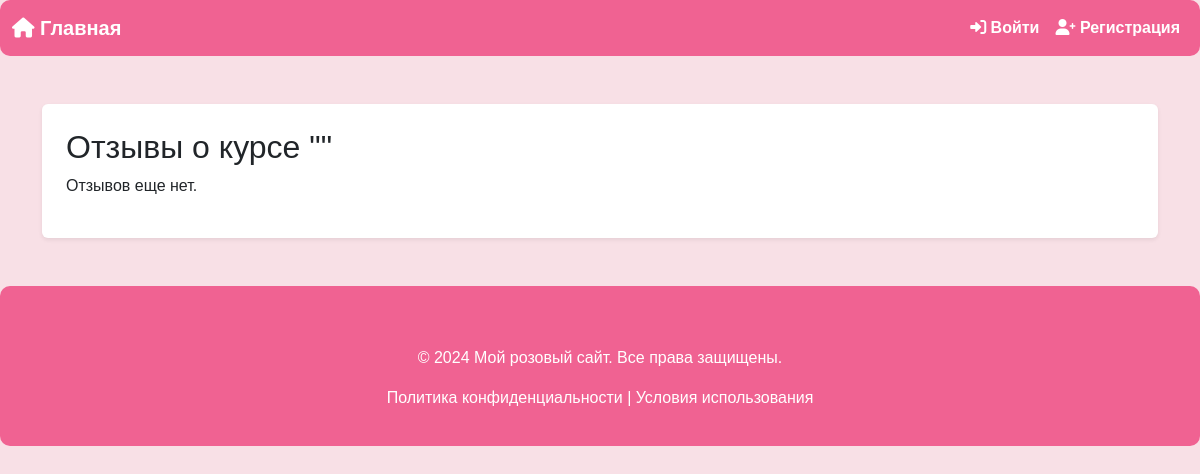
The page /reviews/course/3/ on the database as committed earlier.
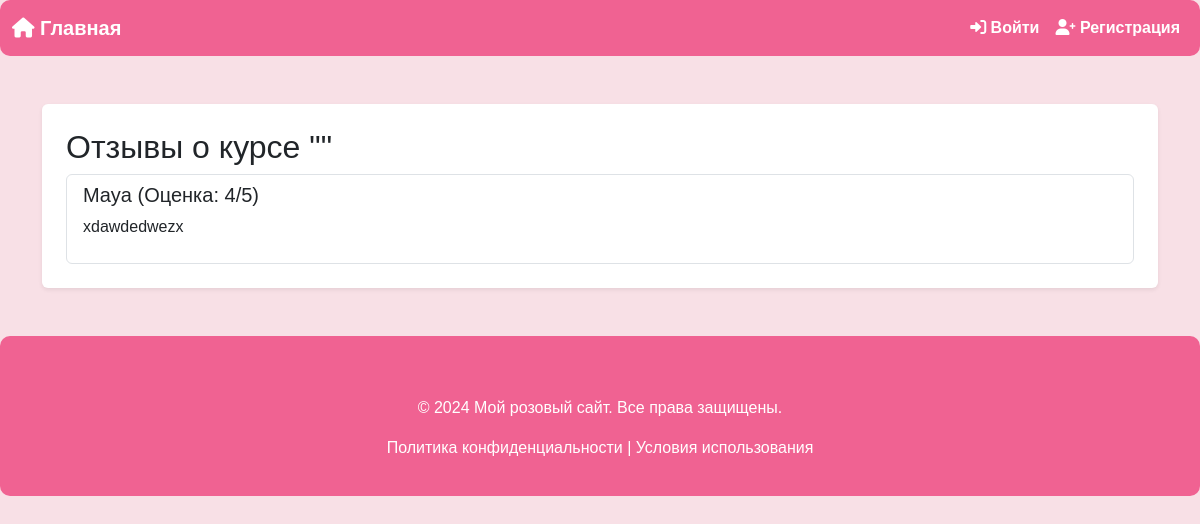
The same page on the database as committed later.
### reviews/models.py (models this page shows, shortened)
class Review(BaseModel):
    course = models.ForeignKey(Course, on_delete=models.CASCADE, related_name='reviews', verbose_name="Курс")
    user = models.ForeignKey(User, on_delete=models.CASCADE, verbose_name="Пользователь")
    rating = models.IntegerField(validators=[MinValueValidator(1), MaxValueValidator(5)], verbose_name="Рейтинг")
    comment = models.TextField(verbose_name="Комментарий")
    class Meta:
        verbose_name = "Отзыв"
        verbose_name_plural = "Отзывы"
        unique_together = ('course', 'user')

### reviews/views.py (the view)
# urls.py: path('course/<int:course_id>/', ReviewListView.as_view(), name="list"),
class ReviewListView(ListView):
    model = Review
    template_name = "reviews/review_list.html"
    context_object_name = "reviews"
    paginate_by = 5
    def get_queryset(self):
        course_id = self.kwargs.get("course_id")
        return Review.objects.filter(course_id=course_id)

### templates/reviews/review_list.html (shortened to what this page needs)
{% extends "base.html" %}
{% block content %}
<h2>Отзывы о курсе "{{ course.title }}"</h2>
{% if reviews %}
    <div class="list-group">
        {% for review in reviews %}
        <div class="list-group-item">
            <h5>{{ review.user.username }} (Оценка: {{ review.rating }}/5)</h5>
            <p>{{ review.comment }}</p>
        </div>
        {% endfor %}
    </div>
{% else %}
    <p>Отзывов еще нет.</p>
{% endif %}
{% endblock %}

Rows that differ between the two databases and show on the page:
added Review: user.username "Maya", rating "4", comment "xdawdedwezx"
Other text that changed with them:
text no longer shown: "Отзывов еще нет."
